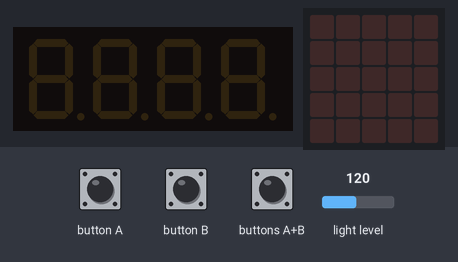
A program run on a simulated BBC micro:bit (MakeCode). On the bench: 4-digit seven-segment display, the board's 5×5 LED display. The test bench sets the inputs (shaded band); at power-on: light level 120. Dim RGB values are drawn brighter than linear.

Above: at 5.0 s.
5.1 s: buttons A+B pressed for 0.15 s
At 6.6 s:
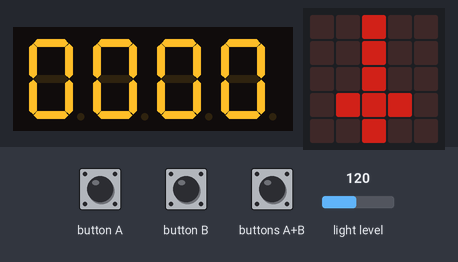
8.2 s: light level set to 5
At 9.6 s:
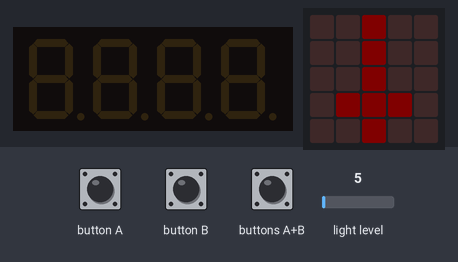
11.2 s: buttons A+B pressed for 1 s
15.2 s: light level set to 64
At 16.5 s:
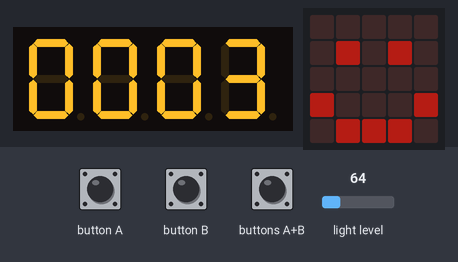
18.2 s: light level set to 128
At 20.2 s:
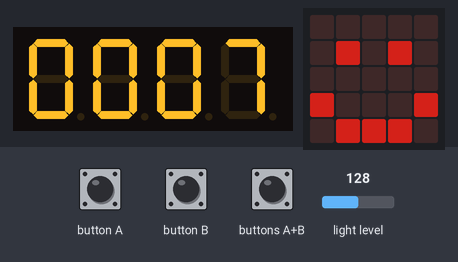
Timing chart, 0 to 21.3 s (numbered marks = the images above; inputs shaded):
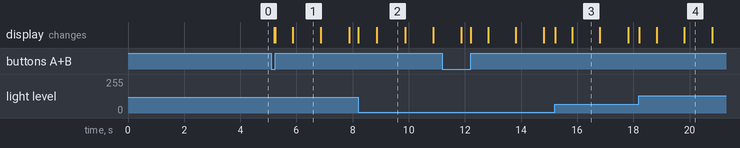

Measured:
- after the input at 5.1 s, the display: first changes after 0.11 s (image 1 shows a later state)
- after the input at 8.2 s, the display: first changes at once (image 2 shows a later state)
- after the input at 15.2 s, the display: first changes at once (image 3 shows a later state)
- what the display in image 1 shows lasts 1.0 s, from 5.9 s to 6.9 s

The program:

main.ts
```typescript
function seconds2HHMMSS (数字: number) {
    tm.showbit(Math.idiv(Math.idiv(数字, 60), 10), 0)
    tm.showbit(Math.idiv(数字, 60) % 10, 1)
    tm.showbit(Math.idiv(数字 % 60, 10), 2)
    tm.showbit(数字 % 60 % 10, 3)
}
// 工作/休息 切换
// 切换时
input.onButtonPressed(Button.AB, function () {
    if (ready) {
        button_a_click_times += 1
        if (button_a_click_times % 2 == 0) {
            focus = true
            basic.showIcon(IconNames.Sword)
        } else {
            focus = false
            basic.showIcon(IconNames.Happy)
        }
        begin_stamp = input.runningTime()
    }
})
function 调整时长 () {
    while (!(input.buttonIsPressed(Button.B))) {
        if (input.buttonIsPressed(Button.A)) {
            if (input.acceleration(Dimension.X) >= 0) {
                focus_time += 60
            } else {
                focus_time += -60
            }
            tm.showNumber(focus_time / 60)
        }
        if (focus_time / 60 <= 1 || focus_time / 60 >= 60) {
            focus_time = 60
        }
        basic.pause(200)
    }
}
let begin_stamp = 0
let tm: TM1637.TM1637LEDs = null
let ready = false
let button_a_click_times = 0
let focus = false
let focus_time = 0
// 专注时长，单位秒
focus_time = 25 * 60
// 休息时长，单位秒
let break_time = 10 * 60
// 专注模式true还是休息模式false
focus = true
button_a_click_times = 1
let time_collapse = 0
ready = false
tm = TM1637.create(
DigitalPin.P1,
DigitalPin.P2,
7,
4
)
调整时长()
ready = true
basic.forever(function () {
    time_collapse = input.runningTime() - begin_stamp
    if (focus) {
        if (focus_time == Math.idiv(time_collapse, 1000)) {
            music.startMelody(music.builtInMelody(Melodies.JumpUp), MelodyOptions.Once)
        }
    } else {
        if (break_time == Math.idiv(time_collapse, 1000)) {
            music.startMelody(music.builtInMelody(Melodies.JumpDown), MelodyOptions.Once)
        }
    }
    tm.intensity(Math.map(input.lightLevel(), 0, 255, 0, 10))
    led.setBrightness(Math.map(input.lightLevel(), 0, 255, 0, 255))
    seconds2HHMMSS(Math.idiv(time_collapse, 1000))
})
```

test.ts
```typescript
// 在此处测试；当此软件包作为插件使用时，将不会编译此软件包。
```
